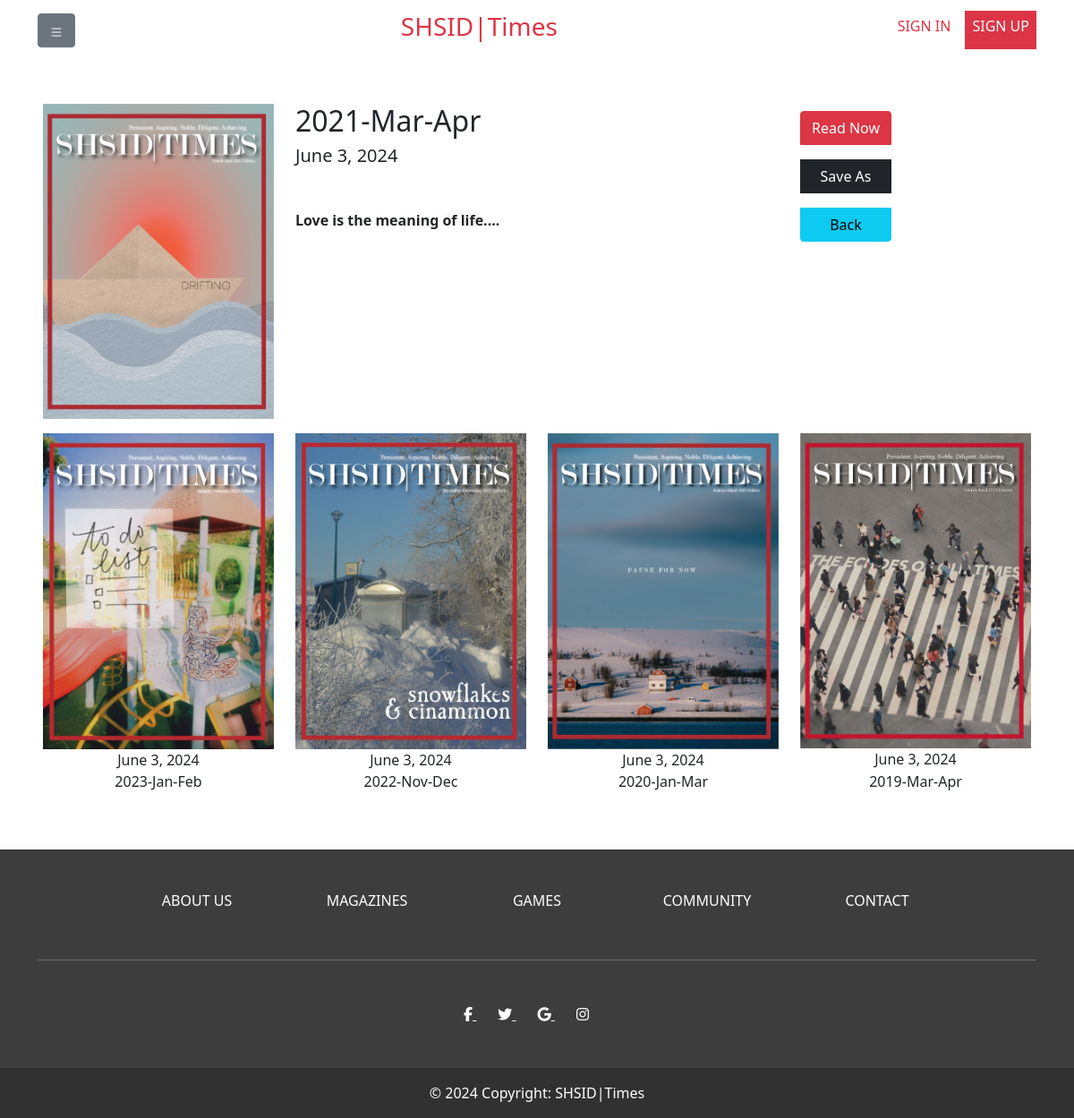
The app's page /magazine/1, older data.
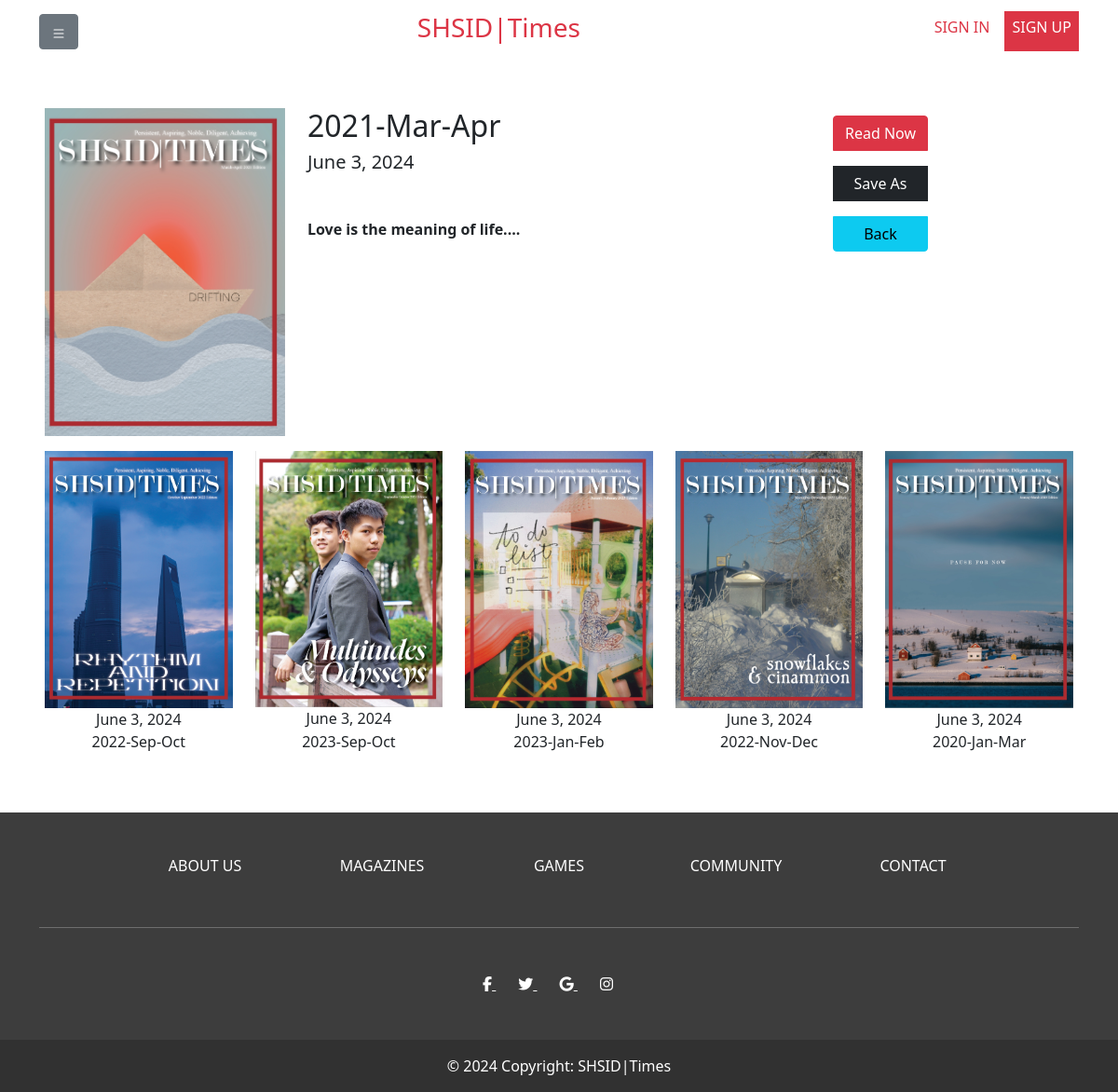
The same page, newer data.
### magazines/models.py (models this page shows, shortened)
class Magazine(models.Model):
    title = models.CharField(max_length=100)
    genre = models.CharField(max_length=100)
    cover = models.ImageField(upload_to='cover', blank=True)
    upload_time = models.DateTimeField(auto_now_add=True)
    document = models.FileField(upload_to='library/')

### magazines/views.py (the view)
# urls.py: path('magazine/', include('magazines.urls')),
def magazine(request, magazine_id):
    assert isinstance(request, HttpRequest)
    mag = Magazine.objects.filter(id=magazine_id)[0]
    recents = Magazine.objects.filter(~Q(id=magazine_id)).order_by('-upload_time')[:5]
    return render(
        request,
        'magazine.html',
        {
            "title": "Magazine",
            "magazine": mag,
            "recent_issues": recents
        }
    )

### templates/magazine.html (shortened to what this page needs)
{% extends "layout.html" %}
{% block content %}
    <div class="m-5">
        <div class="row">
            <div class="col-3">
                <img src="/media/{{ magazine.cover }}" alt="Example Image" class="img-fluid">
            </div>
            <div class="col-6">
                <h2>{{ magazine.title }}</h2>
                <h5>{{ magazine.upload_time.date }}</h5>
                <p class="my-5"><strong>Love is the meaning of life....</strong></p>
            </div>
            <div class="col-2">
                <div class="btn-group-vertical">
                    <a class="btn btn-danger my-2" href="/media/{{ magazine.document }}">Read Now</a>
                    <a class="btn btn-dark my-2" download="" href="/media/{{ magazine.document }}">Save As</a>
                    <a type="button" class="btn btn-info my-2" href="{{ request.META.HTTP_REFERER }}">Back</a>
                </div>
            </div>
        </div>
        <div class="row">
            {% for issue in recent_issues %}
                <a class="col text-center text-dark row py-3 text-decoration-none" href="{% url 'magazine' issue.id %}">
                    <img src="/media/{{ issue.cover }}" alt="Image" class="col-12">
                    <span class="col-12">{{ issue.upload_time.date }}</span>
                    <span class="col-12">{{ issue.title }}</span>
                </a>
            {% endfor %}
        </div>
    </div>
{% endblock %}

Row changes from the older to the newer data that the page shows:
no longer on this page (row unchanged): Magazine: cover (picture), upload_time "June 3, 2024", title "2019-Mar-Apr"
added Magazine: cover (picture), upload_time "June 3, 2024", title "2022-Sep-Oct"
added Magazine: cover (picture), upload_time "June 3, 2024", title "2023-Sep-Oct"
